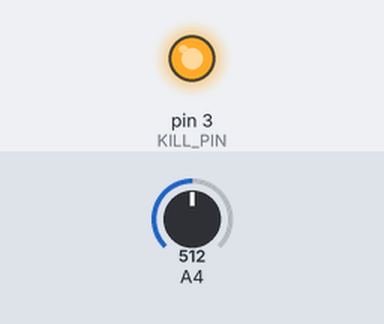
Bench run of a sketch on a simulated Arduino Uno, built with avr-gcc and run on an emulated ATmega328P. Shown: output pins drawn as LEDs (lit = HIGH). The inputs (shaded band) are chosen by the test bench; at power-on: A4 = 512. What the sketch prints to the serial monitor is not drawn.

Above: at 0.1 s.
Timing chart, 0 to 1.6 s (numbered marks = the images above):
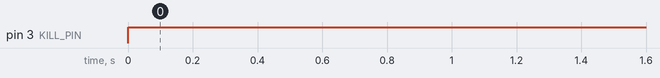

The sketch:

canSWStuff.ino
```cpp
#include <SPI.h>
#include <mcp2515.h>

/*
 * This code simply turns the CANSW PCB off after CANBUS_TIMEOUT
 *
 */

#define KILL_PIN 3
#define CANBUS_TIMEOUT 500  //currently using a CANBUS_TIMEOUT but need to replace this with proper key-related shut down

MCP2515 CAN(4);

struct can_frame canMsg;
unsigned long canBusTimeoutTimer = 1; //shuts the board down if CAN communications stop for more than CANBUS_TIMEOUT milliseconds

void setup() {
  pinMode(KILL_PIN, OUTPUT);

  CAN.reset();
  CAN.setBitrate(CAN_500KBPS, MCP_8MHZ);
  CAN.setNormalMode();

  //debug
  Serial.begin(115200);
}

void loop() {
  //handle CAN messages and forward select messages
  if (CAN.readMessage(&canMsg) == MCP2515::ERROR_OK) {
    canBusTimeoutTimer = millis();  //refresh canbus timer
  }

  //shut down if we've exceeded the CANBUS timeout timer
  if (millis() - canBusTimeoutTimer > CANBUS_TIMEOUT) {
    digitalWrite(KILL_PIN, HIGH);
  }

  Serial.println(analogRead(A4));
}
```

Measured:
- by itself, pin 3 (KILL_PIN): LOW → HIGH at 0.00 s
